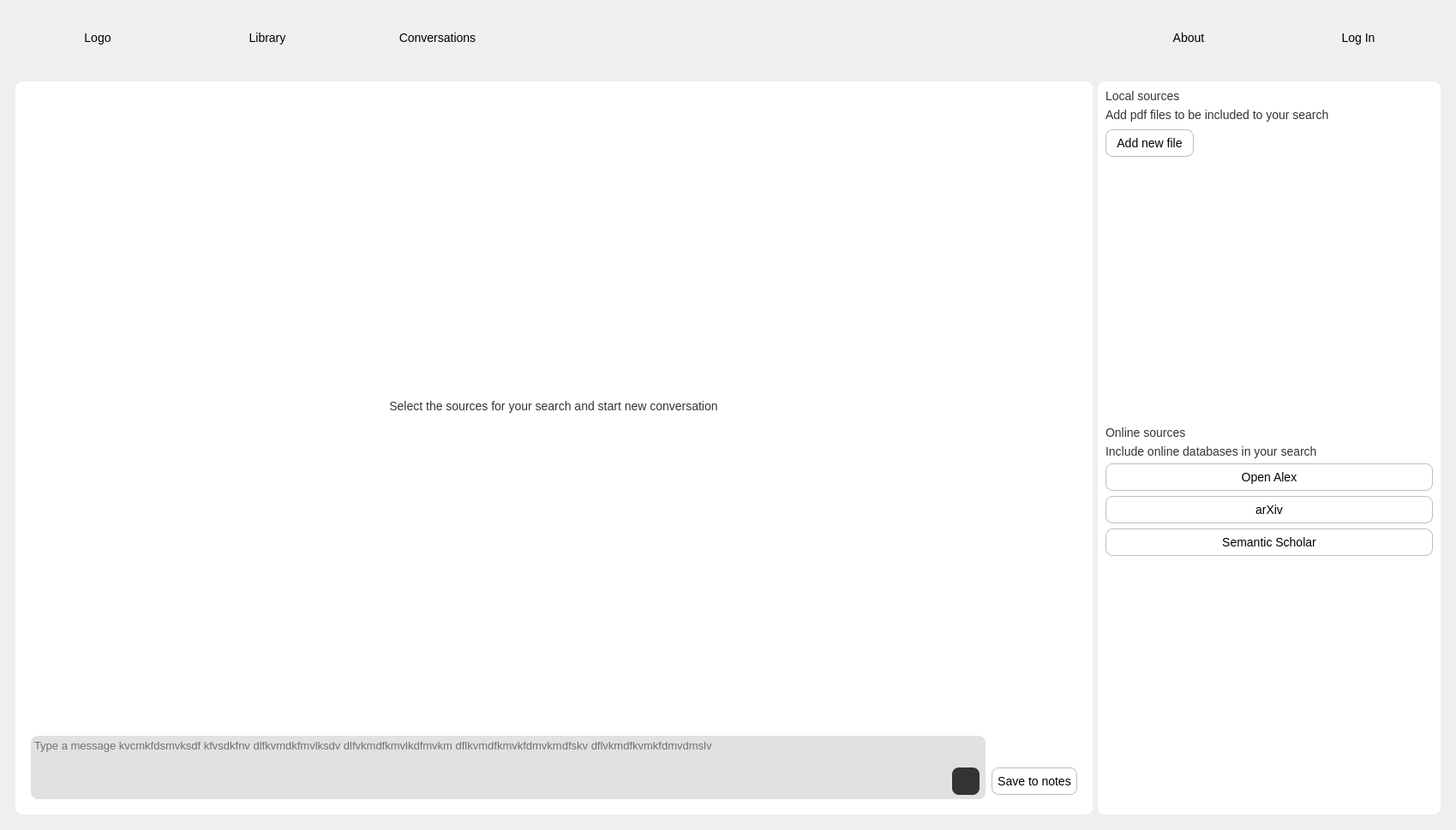
<?xml version="1.0" encoding="UTF-8"?>
<ui version="4.0">
 <class>MainWindow</class>
 <widget class="QMainWindow" name="MainWindow">
  <property name="geometry">
   <rect>
    <x>0</x>
    <y>0</y>
    <width>1699</width>
    <height>969</height>
   </rect>
  </property>
  <property name="windowTitle">
   <string>MainWindow</string>
  </property>
  <widget class="QWidget" name="centralwidget">
   <property name="styleSheet">
    <string notr="true">QLabel {
    font-family: &quot;San Francisco&quot;, sans-serif;
    color: #333;
    font-size: 14px;
    font-style: normal;
    font-weight: 400;
    line-height: normal;
}

QLabel[class=&quot;placeholder&quot;] {
	color: #828282;
	font-weight: 400;
	text-align: center;
}

QLabel[class=&quot;subheader&quot;] {
    color: #333;
    font-weight: 700;
}

QLabel[class=&quot;caption&quot;] {
    color: #828282;
    font-size: 12px;
    font-weight: 400;
}

QPushButton {
	border-radius: 8px;
	font-family: &quot;San Francisco&quot;, sans-serif;
	font-size: 14px;
	border: 1px solid #BDBDBD;
	padding: 7px 12px;
}


#msg_input_frame QPushButton {
	width: 32px;
	height: 32px;
	background: #333;
	padding: 0px;
	border: none
}



QLineEdit {
	font-family: &quot;San Francisco&quot;, sans-serif;
	color: #828282;
	font-size: 14pt;
	font-weight: 400; 
}


/* Central widget: Light grey background */
#msg_input_frame {
background-color: rgba(161, 163, 163, 0); 
border: none;  
border-radius: 8px;   
}


#frame {
background-color: rgba(161, 163, 163,82); 
border: none;  
border-top-right-radius: 8px;          /* Rounded corners on the right */
border-bottom-right-radius: 8px;

}


#msg_input_text_edit {
background-color: rgba(161, 163, 163, 82); 
border: none;  
border-top-left-radius: 8px;          /* Rounded corners on the right */
border-bottom-left-radius: 8px;

}

QFrame {border:none}
#upper_frame {border: none}
#conversation_frame {border: none}
#central_widget {
    background-color: rgb(211, 211, 211); /* Light grey */
}

/* Side widgets: White background with slightly rounded borders */
#side_widget_left, #side_widget_right,  #main_widget, #main_sroll_area  {
    background-color: rgb(255, 255, 255); /* White */
    border: 1px solid rgb(255, 255, 255);    /* Greenish border */
    border-radius: 8px;                  /* Slightly rounded corners */
    padding: 10px;
}



</string>
   </property>
   <layout class="QVBoxLayout" name="verticalLayout_7">
    <item>
     <widget class="QFrame" name="upper_frame">
      <property name="minimumSize">
       <size>
        <width>911</width>
        <height>71</height>
       </size>
      </property>
      <property name="maximumSize">
       <size>
        <width>16777215</width>
        <height>71</height>
       </size>
      </property>
      <property name="styleSheet">
       <string notr="true">QPushButton {
    border: none;
    padding: 5px;
}

QPushButton:hover {
    background-color: #f0f0f0;
}</string>
      </property>
      <property name="frameShape">
       <enum>QFrame::Shape::NoFrame</enum>
      </property>
      <property name="lineWidth">
       <number>0</number>
      </property>
      <layout class="QGridLayout" name="gridLayout_2">
       <item row="0" column="0">
        <widget class="QPushButton" name="logo_btn">
         <property name="minimumSize">
          <size>
           <width>75</width>
           <height>0</height>
          </size>
         </property>
         <property name="text">
          <string>Logo</string>
         </property>
        </widget>
       </item>
       <item row="0" column="1">
        <widget class="QPushButton" name="library_btn">
         <property name="minimumSize">
          <size>
           <width>100</width>
           <height>0</height>
          </size>
         </property>
         <property name="text">
          <string>Library</string>
         </property>
        </widget>
       </item>
       <item row="0" column="2">
        <widget class="QPushButton" name="conversation_btn">
         <property name="minimumSize">
          <size>
           <width>110</width>
           <height>0</height>
          </size>
         </property>
         <property name="text">
          <string>Conversations</string>
         </property>
        </widget>
       </item>
       <item row="0" column="3">
        <spacer name="horizontalSpacer_3">
         <property name="orientation">
          <enum>Qt::Orientation::Vertical</enum>
         </property>
         <property name="sizeHint" stdset="0">
          <size>
           <width>678</width>
           <height>20</height>
          </size>
         </property>
        </spacer>
       </item>
       <item row="0" column="4">
        <widget class="QPushButton" name="about_btn">
         <property name="minimumSize">
          <size>
           <width>100</width>
           <height>0</height>
          </size>
         </property>
         <property name="text">
          <string>About</string>
         </property>
        </widget>
       </item>
       <item row="0" column="5">
        <widget class="QPushButton" name="login_btn">
         <property name="minimumSize">
          <size>
           <width>100</width>
           <height>0</height>
          </size>
         </property>
         <property name="text">
          <string>Log In</string>
         </property>
        </widget>
       </item>
      </layout>
     </widget>
    </item>
    <item>
     <widget class="QFrame" name="conversation_frame">
      <property name="minimumSize">
       <size>
        <width>0</width>
        <height>577</height>
       </size>
      </property>
      <property name="styleSheet">
       <string notr="true"/>
      </property>
      <property name="frameShape">
       <enum>QFrame::Shape::NoFrame</enum>
      </property>
      <layout class="QHBoxLayout" name="horizontalLayout_2">
       <item>
        <widget class="QWidget" name="main_widget" native="true">
         <property name="styleSheet">
          <string notr="true"/>
         </property>
         <layout class="QVBoxLayout" name="verticalLayout_2">
          <item>
           <widget class="QScrollArea" name="main_sroll_area">
            <property name="maximumSize">
             <size>
              <width>16777215</width>
              <height>16777215</height>
             </size>
            </property>
            <property name="baseSize">
             <size>
              <width>5</width>
              <height>0</height>
             </size>
            </property>
            <property name="styleSheet">
             <string notr="true">border: none;
background-color: rgb(255, 255, 255);</string>
            </property>
            <property name="frameShape">
             <enum>QFrame::Shape::NoFrame</enum>
            </property>
            <property name="horizontalScrollBarPolicy">
             <enum>Qt::ScrollBarPolicy::ScrollBarAlwaysOff</enum>
            </property>
            <property name="widgetResizable">
             <bool>true</bool>
            </property>
            <property name="alignment">
             <set>Qt::AlignmentFlag::AlignCenter</set>
            </property>
            <property name="class" stdset="0">
             <string>subheader</string>
            </property>
            <widget class="QWidget" name="scrollAreaWidgetContents_3">
             <property name="geometry">
              <rect>
               <x>0</x>
               <y>0</y>
               <width>1197</width>
               <height>660</height>
              </rect>
             </property>
             <property name="sizePolicy">
              <sizepolicy hsizetype="Expanding" vsizetype="Preferred">
               <horstretch>0</horstretch>
               <verstretch>0</verstretch>
              </sizepolicy>
             </property>
             <property name="styleSheet">
              <string notr="true">background-color: rgb(255, 255, 255);</string>
             </property>
             <layout class="QGridLayout" name="gridLayout_3">
              <item row="0" column="0">
               <widget class="QLabel" name="label_5">
                <property name="sizePolicy">
                 <sizepolicy hsizetype="Fixed" vsizetype="Fixed">
                  <horstretch>0</horstretch>
                  <verstretch>0</verstretch>
                 </sizepolicy>
                </property>
                <property name="text">
                 <string>Select the sources for your search and start new conversation</string>
                </property>
                <property name="alignment">
                 <set>Qt::AlignmentFlag::AlignCenter</set>
                </property>
                <property name="class" stdset="0">
                 <string>placeholder</string>
                </property>
               </widget>
              </item>
             </layout>
            </widget>
           </widget>
          </item>
          <item>
           <widget class="QFrame" name="frame_3">
            <property name="sizePolicy">
             <sizepolicy hsizetype="Expanding" vsizetype="Fixed">
              <horstretch>0</horstretch>
              <verstretch>0</verstretch>
             </sizepolicy>
            </property>
            <property name="baseSize">
             <size>
              <width>2</width>
              <height>0</height>
             </size>
            </property>
            <property name="frameShape">
             <enum>QFrame::Shape::NoFrame</enum>
            </property>
            <property name="frameShadow">
             <enum>QFrame::Shadow::Raised</enum>
            </property>
            <layout class="QVBoxLayout" name="verticalLayout_8">
             <item>
              <widget class="QFrame" name="msg_input_frame">
               <property name="minimumSize">
                <size>
                 <width>650</width>
                 <height>50</height>
                </size>
               </property>
               <property name="maximumSize">
                <size>
                 <width>16777215</width>
                 <height>200</height>
                </size>
               </property>
               <property name="baseSize">
                <size>
                 <width>0</width>
                 <height>45</height>
                </size>
               </property>
               <property name="styleSheet">
                <string notr="true"/>
               </property>
               <property name="frameShape">
                <enum>QFrame::Shape::NoFrame</enum>
               </property>
               <layout class="QHBoxLayout" name="horizontalLayout">
                <property name="spacing">
                 <number>0</number>
                </property>
                <property name="leftMargin">
                 <number>0</number>
                </property>
                <property name="topMargin">
                 <number>0</number>
                </property>
                <property name="rightMargin">
                 <number>0</number>
                </property>
                <property name="bottomMargin">
                 <number>0</number>
                </property>
                <item>
                 <widget class="QTextEdit" name="msg_input_text_edit">
                  <property name="sizePolicy">
                   <sizepolicy hsizetype="Expanding" vsizetype="Expanding">
                    <horstretch>0</horstretch>
                    <verstretch>0</verstretch>
                   </sizepolicy>
                  </property>
                  <property name="minimumSize">
                   <size>
                    <width>600</width>
                    <height>32</height>
                   </size>
                  </property>
                  <property name="maximumSize">
                   <size>
                    <width>16777215</width>
                    <height>200</height>
                   </size>
                  </property>
                  <property name="baseSize">
                   <size>
                    <width>600</width>
                    <height>45</height>
                   </size>
                  </property>
                  <property name="font">
                   <font>
                    <pointsize>10</pointsize>
                   </font>
                  </property>
                  <property name="layoutDirection">
                   <enum>Qt::LayoutDirection::LeftToRight</enum>
                  </property>
                  <property name="styleSheet">
                   <string notr="true">border: none;</string>
                  </property>
                  <property name="verticalScrollBarPolicy">
                   <enum>Qt::ScrollBarPolicy::ScrollBarAlwaysOff</enum>
                  </property>
                  <property name="sizeAdjustPolicy">
                   <enum>QAbstractScrollArea::SizeAdjustPolicy::AdjustToContents</enum>
                  </property>
                  <property name="placeholderText">
                   <string>Type a message kvcmkfdsmvksdf kfvsdkfnv dlfkvmdkfmvlksdv dlfvkmdfkmvlkdfmvkm dflkvmdfkmvkfdmvkmdfskv dflvkmdfkvmkfdmvdmslv</string>
                  </property>
                 </widget>
                </item>
                <item>
                 <widget class="QFrame" name="frame">
                  <property name="minimumSize">
                   <size>
                    <width>32</width>
                    <height>32</height>
                   </size>
                  </property>
                  <property name="layoutDirection">
                   <enum>Qt::LayoutDirection::LeftToRight</enum>
                  </property>
                  <property name="styleSheet">
                   <string notr="true">
</string>
                  </property>
                  <property name="frameShape">
                   <enum>QFrame::Shape::NoFrame</enum>
                  </property>
                  <property name="frameShadow">
                   <enum>QFrame::Shadow::Plain</enum>
                  </property>
                  <layout class="QVBoxLayout" name="verticalLayout">
                   <property name="spacing">
                    <number>0</number>
                   </property>
                   <property name="leftMargin">
                    <number>0</number>
                   </property>
                   <property name="topMargin">
                    <number>0</number>
                   </property>
                   <property name="rightMargin">
                    <number>7</number>
                   </property>
                   <property name="bottomMargin">
                    <number>5</number>
                   </property>
                   <item>
                    <spacer name="verticalSpacer">
                     <property name="orientation">
                      <enum>Qt::Orientation::Vertical</enum>
                     </property>
                     <property name="sizeType">
                      <enum>QSizePolicy::Policy::MinimumExpanding</enum>
                     </property>
                     <property name="sizeHint" stdset="0">
                      <size>
                       <width>20</width>
                       <height>1</height>
                      </size>
                     </property>
                    </spacer>
                   </item>
                   <item>
                    <widget class="QPushButton" name="msg_send_btn">
                     <property name="sizePolicy">
                      <sizepolicy hsizetype="Fixed" vsizetype="Fixed">
                       <horstretch>0</horstretch>
                       <verstretch>0</verstretch>
                      </sizepolicy>
                     </property>
                     <property name="minimumSize">
                      <size>
                       <width>32</width>
                       <height>32</height>
                      </size>
                     </property>
                     <property name="maximumSize">
                      <size>
                       <width>32</width>
                       <height>32</height>
                      </size>
                     </property>
                     <property name="styleSheet">
                      <string notr="true">#send_btn {
border: none;
padding:10px;
border-radius: 5px;
background: #333;

}

#send_btn:hover {
	background: #ececf1;
}</string>
                     </property>
                     <property name="text">
                      <string/>
                     </property>
                     <property name="icon">
                      <iconset resource="../static/resource.qrc">
                       <normaloff>:/icons/icons/icon_arrow_up_white.png</normaloff>:/icons/icons/icon_arrow_up_white.png</iconset>
                     </property>
                     <property name="iconSize">
                      <size>
                       <width>20</width>
                       <height>20</height>
                      </size>
                     </property>
                     <property name="checkable">
                      <bool>false</bool>
                     </property>
                    </widget>
                   </item>
                  </layout>
                 </widget>
                </item>
                <item>
                 <widget class="QFrame" name="frame_4">
                  <property name="minimumSize">
                   <size>
                    <width>32</width>
                    <height>32</height>
                   </size>
                  </property>
                  <property name="layoutDirection">
                   <enum>Qt::LayoutDirection::LeftToRight</enum>
                  </property>
                  <property name="styleSheet">
                   <string notr="true">background-color: rgb(255, 255, 255);</string>
                  </property>
                  <property name="frameShape">
                   <enum>QFrame::Shape::NoFrame</enum>
                  </property>
                  <property name="frameShadow">
                   <enum>QFrame::Shadow::Plain</enum>
                  </property>
                  <layout class="QVBoxLayout" name="verticalLayout_4">
                   <property name="spacing">
                    <number>0</number>
                   </property>
                   <property name="leftMargin">
                    <number>7</number>
                   </property>
                   <property name="topMargin">
                    <number>0</number>
                   </property>
                   <property name="rightMargin">
                    <number>0</number>
                   </property>
                   <property name="bottomMargin">
                    <number>5</number>
                   </property>
                   <item>
                    <spacer name="verticalSpacer_8">
                     <property name="orientation">
                      <enum>Qt::Orientation::Vertical</enum>
                     </property>
                     <property name="sizeType">
                      <enum>QSizePolicy::Policy::MinimumExpanding</enum>
                     </property>
                     <property name="sizeHint" stdset="0">
                      <size>
                       <width>20</width>
                       <height>1</height>
                      </size>
                     </property>
                    </spacer>
                   </item>
                   <item>
                    <widget class="QPushButton" name="save_notes_btn">
                     <property name="sizePolicy">
                      <sizepolicy hsizetype="Fixed" vsizetype="Fixed">
                       <horstretch>0</horstretch>
                       <verstretch>0</verstretch>
                      </sizepolicy>
                     </property>
                     <property name="minimumSize">
                      <size>
                       <width>100</width>
                       <height>32</height>
                      </size>
                     </property>
                     <property name="maximumSize">
                      <size>
                       <width>100</width>
                       <height>32</height>
                      </size>
                     </property>
                     <property name="styleSheet">
                      <string notr="true">border-radius: 8px;
font-family: &quot;San Francisco&quot;, sans-serif;
font-size: 14px;
border: 1px solid #BDBDBD;</string>
                     </property>
                     <property name="text">
                      <string>Save to notes</string>
                     </property>
                    </widget>
                   </item>
                  </layout>
                 </widget>
                </item>
               </layout>
              </widget>
             </item>
            </layout>
           </widget>
          </item>
         </layout>
        </widget>
       </item>
       <item>
        <widget class="QWidget" name="side_widget_left" native="true">
         <property name="minimumSize">
          <size>
           <width>400</width>
           <height>0</height>
          </size>
         </property>
         <property name="maximumSize">
          <size>
           <width>250</width>
           <height>16777215</height>
          </size>
         </property>
         <property name="styleSheet">
          <string notr="true"/>
         </property>
         <layout class="QVBoxLayout" name="verticalLayout_5">
          <property name="spacing">
           <number>0</number>
          </property>
          <property name="leftMargin">
           <number>0</number>
          </property>
          <property name="topMargin">
           <number>0</number>
          </property>
          <property name="rightMargin">
           <number>0</number>
          </property>
          <property name="bottomMargin">
           <number>0</number>
          </property>
          <item>
           <widget class="QFrame" name="frame_2">
            <property name="styleSheet">
             <string notr="true">border: none</string>
            </property>
            <property name="frameShape">
             <enum>QFrame::Shape::NoFrame</enum>
            </property>
            <layout class="QVBoxLayout" name="verticalLayout_6">
             <item>
              <widget class="QLabel" name="label">
               <property name="text">
                <string>Local sources</string>
               </property>
               <property name="class" stdset="0">
                <string>subheader</string>
               </property>
              </widget>
             </item>
             <item>
              <widget class="QLabel" name="label_2">
               <property name="text">
                <string>Add pdf files to be included to your search</string>
               </property>
               <property name="class" stdset="0">
                <string>caption</string>
               </property>
              </widget>
             </item>
            </layout>
           </widget>
          </item>
          <item>
           <widget class="QFrame" name="frame_8">
            <property name="minimumSize">
             <size>
              <width>0</width>
              <height>100</height>
             </size>
            </property>
            <property name="frameShape">
             <enum>QFrame::Shape::NoFrame</enum>
            </property>
            <layout class="QGridLayout" name="gridLayout_4">
             <property name="topMargin">
              <number>0</number>
             </property>
             <property name="bottomMargin">
              <number>0</number>
             </property>
             <item row="3" column="0">
              <widget class="QLabel" name="label_3">
               <property name="text">
                <string>Include online databases in your search</string>
               </property>
               <property name="class" stdset="0">
                <string>caption</string>
               </property>
              </widget>
             </item>
             <item row="7" column="0">
              <spacer name="verticalSpacer_3">
               <property name="orientation">
                <enum>Qt::Orientation::Vertical</enum>
               </property>
               <property name="sizeHint" stdset="0">
                <size>
                 <width>20</width>
                 <height>40</height>
                </size>
               </property>
              </spacer>
             </item>
             <item row="2" column="0">
              <widget class="QLabel" name="label_4">
               <property name="text">
                <string>Online sources</string>
               </property>
               <property name="class" stdset="0">
                <string>subheader</string>
               </property>
              </widget>
             </item>
             <item row="6" column="0">
              <widget class="QPushButton" name="semantic_scholar_btn">
               <property name="text">
                <string>Semantic Scholar</string>
               </property>
              </widget>
             </item>
             <item row="1" column="0">
              <widget class="QListView" name="uploaded_docs_list"/>
             </item>
             <item row="5" column="0">
              <widget class="QPushButton" name="archive_btn">
               <property name="text">
                <string>arXiv</string>
               </property>
              </widget>
             </item>
             <item row="4" column="0">
              <widget class="QPushButton" name="open_alex_btn">
               <property name="text">
                <string>Open Alex</string>
               </property>
               <property name="icon">
                <iconset resource="../static/resource.qrc">
                 <normaloff>:/icons/icons/logo_openalex.png</normaloff>:/icons/icons/logo_openalex.png</iconset>
               </property>
              </widget>
             </item>
             <item row="0" column="0">
              <widget class="QPushButton" name="upload_pdf_btn">
               <property name="sizePolicy">
                <sizepolicy hsizetype="Fixed" vsizetype="Fixed">
                 <horstretch>0</horstretch>
                 <verstretch>0</verstretch>
                </sizepolicy>
               </property>
               <property name="text">
                <string>Add new file</string>
               </property>
               <property name="icon">
                <iconset resource="../static/resource.qrc">
                 <normaloff>:/icons/icons/icon_add.png</normaloff>:/icons/icons/icon_add.png</iconset>
               </property>
               <property name="iconSize">
                <size>
                 <width>16</width>
                 <height>16</height>
                </size>
               </property>
              </widget>
             </item>
            </layout>
           </widget>
          </item>
         </layout>
        </widget>
       </item>
      </layout>
     </widget>
    </item>
   </layout>
  </widget>
  <widget class="QMenuBar" name="menubar">
   <property name="geometry">
    <rect>
     <x>0</x>
     <y>0</y>
     <width>1699</width>
     <height>24</height>
    </rect>
   </property>
  </widget>
 </widget>
 <resources>
  <include location="../static/resource.qrc"/>
  <include location="../static/resource.qrc"/>
  <include location="../static/resource.qrc"/>
  <include location="../static/resource.qrc"/>
 </resources>
 <connections/>
</ui>
